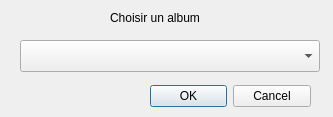
<?xml version="1.0" encoding="UTF-8"?>
<ui version="4.0">
 <class>AddToAlbumWindow</class>
 <widget class="QDialog" name="AddToAlbumWindow">
  <property name="geometry">
   <rect>
    <x>0</x>
    <y>0</y>
    <width>333</width>
    <height>117</height>
   </rect>
  </property>
  <property name="windowTitle">
   <string>Dialog</string>
  </property>
  <widget class="QDialogButtonBox" name="buttonBox">
   <property name="geometry">
    <rect>
     <x>150</x>
     <y>80</y>
     <width>161</width>
     <height>32</height>
    </rect>
   </property>
   <property name="orientation">
    <enum>Qt::Horizontal</enum>
   </property>
   <property name="standardButtons">
    <set>QDialogButtonBox::Cancel|QDialogButtonBox::Ok</set>
   </property>
  </widget>
  <widget class="QComboBox" name="albumsComboBox">
   <property name="geometry">
    <rect>
     <x>20</x>
     <y>40</y>
     <width>300</width>
     <height>32</height>
    </rect>
   </property>
   <property name="minimumSize">
    <size>
     <width>300</width>
     <height>0</height>
    </size>
   </property>
   <property name="maximumSize">
    <size>
     <width>300</width>
     <height>16777215</height>
    </size>
   </property>
  </widget>
  <widget class="QLabel" name="label">
   <property name="geometry">
    <rect>
     <x>110</x>
     <y>10</y>
     <width>111</width>
     <height>16</height>
    </rect>
   </property>
   <property name="text">
    <string>Choisir un album</string>
   </property>
  </widget>
 </widget>
 <resources/>
 <connections>
  <connection>
   <sender>buttonBox</sender>
   <signal>accepted()</signal>
   <receiver>AddToAlbumWindow</receiver>
   <slot>accept()</slot>
   <hints>
    <hint type="sourcelabel">
     <x>248</x>
     <y>254</y>
    </hint>
    <hint type="destinationlabel">
     <x>157</x>
     <y>274</y>
    </hint>
   </hints>
  </connection>
  <connection>
   <sender>buttonBox</sender>
   <signal>rejected()</signal>
   <receiver>AddToAlbumWindow</receiver>
   <slot>reject()</slot>
   <hints>
    <hint type="sourcelabel">
     <x>316</x>
     <y>260</y>
    </hint>
    <hint type="destinationlabel">
     <x>286</x>
     <y>274</y>
    </hint>
   </hints>
  </connection>
 </connections>
</ui>
